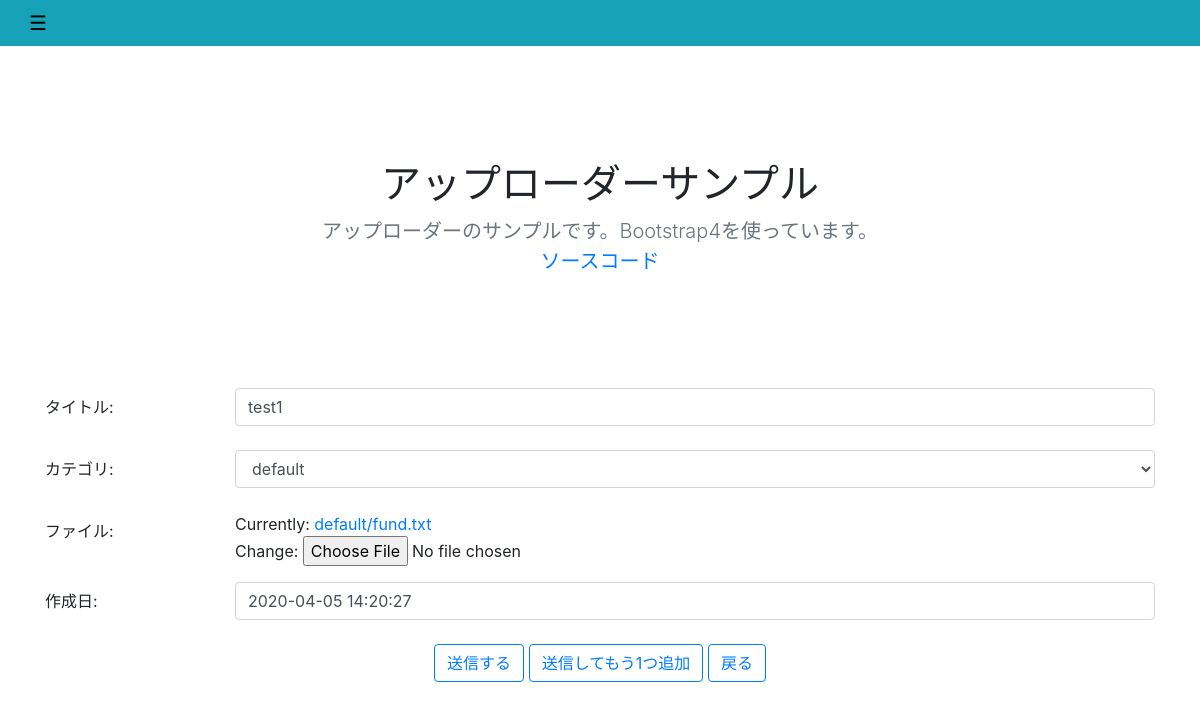
Page /upld/file/update/7/ (signed in) on the committed database.
### easy_uploader/models.py (models this page shows, shortened)
class File(models.Model):
    title = models.CharField('タイトル', max_length=255, blank=True)
    category = models.ForeignKey(
        Category, verbose_name='カテゴリ', on_delete=models.PROTECT,
        default=default_category,
    )
    src = models.FileField('ファイル', upload_to=get_upload_to)
    created_at = models.DateTimeField('作成日', default=timezone.now)

### easy_uploader/views.py (the view, shortened to what this page needs)
class FileUpdateView(LoginRequiredMixin, generic.UpdateView):
    model = File
    form_class = FileForm
    success_url = reverse_lazy('easy_uploader:file_index')

### easy_uploader/forms.py
class FileForm(forms.ModelForm):
    class Meta:
        model = File
        fields = '__all__'
        widgets = {
            'title': forms.TextInput(attrs={
                'class': "form-control",
            }),
            'file': forms.ClearableFileInput(attrs={
                'class': "form-control-file",
            }),
            'category': forms.Select(attrs={
                'class': "form-control",
            }),
            'created_at': forms.DateTimeInput(attrs={
                'class': 'form-control',
            }),
        }

### easy_uploader/models.py (called while the page is built)
    def __str__(self):
        return self.name

### easy_uploader/templates/easy_uploader/file_form.html (shortened to what this page needs)
{% extends "easy_uploader/base.html" %}
{% block content %}
  <div class="container">
    <form action="" method="POST" enctype='multipart/form-data'>
      {% for field in form %}
        <div class="form-group row">
          <label for="{{ field.id_for_label }}" class="col-sm-2 col-form-label">
            {{ field.label_tag }}
          </label>
          <div class="col-sm-10">
            {{ field }}
          </div>
        </div>
      {% endfor %}
      <div class="text-center">
        <button type="submit" class="btn btn-outline-primary" value="send" name="action">送信する</button>
        <button type="submit" class="btn btn-outline-primary" value="send_more" name="action">送信してもう1つ追加</button>
        <a class="btn btn-outline-primary" href="javascript:void(0);" onclick="window.history.back();">戻る</a>
      </div>
    </form>
  </div>
{% endblock %}

### easy_uploader/static/easy_uploader/css/main.css (style rules this page uses)
body { min-height: 75rem; padding-top: 6rem; }

### rows in the picture
File: form "test1" "default" "2020-04-05 14:20:27"

### other values in the picture
{{ field.label_tag }} "タイトル:" "カテゴリ:" "ファイル:" "作成日:"
